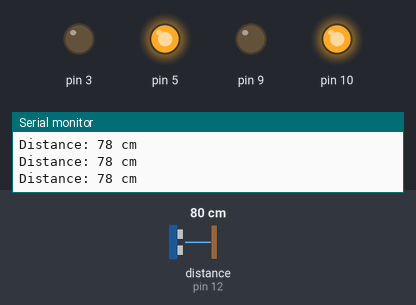
Simulated run of this sketch. Board: Arduino Uno, built with avr-gcc and run on an emulated ATmega328P. Parts: output pins drawn as LEDs (lit = HIGH), the last lines printed to the serial monitor. Wiring (inferred from the names in the program): ultrasonic range finder: trigger pin 11; echo pin 12. Inputs (shaded band) come from the test bench; at power-on: distance to the obstacle (sensor on pin 12) 80 cm. The echo pulse lasts 58.3 µs per cm; pins used as bus, display or sensor lines are not drawn.

Above: at 1.2 s.
1.3 s: distance to the obstacle (sensor on pin 12) set to 13 cm
4.3 s: distance to the obstacle (sensor on pin 12) set to 10 cm
At 5.5 s:
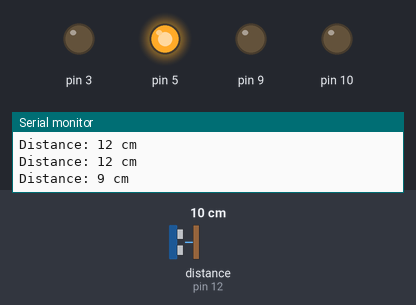
Timing chart, 0 to 7.3 s (numbered marks = the images above; inputs shaded):
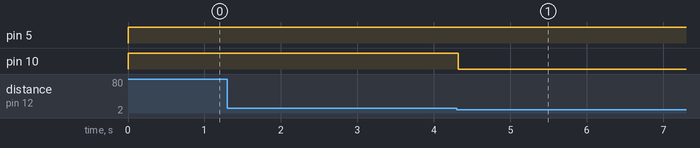

The sketch:

Rover_Code.ino
```cpp
// ---------------------------------------------------------------- //
// Arduino Ultrasoninc Sensor HC-SR04
// Re-writed by Arbi Abdul Jabbaar
// Using Arduino IDE 1.8.7
// Using HC-SR04 Module
// Tested on 17 September 2019
// ---------------------------------------------------------------- //

#define echoPin 12 // attach pin D2 Arduino to pin Echo of HC-SR04
#define trigPin 11 //attach pin D3 Arduino to pin Trig of HC-SR04

// defines variables
long duration; // variable for the duration of sound wave travel
int distance; // variable for the distance measurement

void setup() {
  pinMode(3, OUTPUT);
  pinMode(5, OUTPUT);
    pinMode(10, OUTPUT);
  pinMode(9, OUTPUT);
  pinMode(trigPin, OUTPUT); // Sets the trigPin as an OUTPUT
  pinMode(echoPin, INPUT); // Sets the echoPin as an INPUT
  Serial.begin(9600); // // Serial Communication is starting with 9600 of baudrate speed
  Serial.println("Ultrasonic Sensor HC-SR04 Test"); // print some text in Serial Monitor
  Serial.println("with Arduino UNO R3");
}
void loop() {
  // Clears the trigPin condition
  digitalWrite(trigPin, LOW);
  delayMicroseconds(2);
  // Sets the trigPin HIGH (ACTIVE) for 10 microseconds
  digitalWrite(trigPin, HIGH);
  delayMicroseconds(10);
  digitalWrite(trigPin, LOW);
  // Reads the echoPin, returns the sound wave travel time in microseconds
  duration = pulseIn(echoPin, HIGH);
  // Calculating the distance
  distance = duration * 0.034 / 2; // Speed of sound wave divided by 2 (go and back)
  // Displays the distance on the Serial Monitor
  Serial.print("Distance: ");
  Serial.print(distance);
  Serial.println(" cm");
  if(distance > 10){
    digitalWrite(5,HIGH);
    digitalWrite(3, LOW);
    digitalWrite(10,HIGH);
    digitalWrite(9, LOW);
  }
  else{
    digitalWrite(5, HIGH);
    digitalWrite(3, LOW);
    digitalWrite(10, LOW);
    digitalWrite(9, LOW);
    delay(6000);
  }
}
```

Measured:
- the behaviour switches between 12 and 11 cm on distance to the obstacle (sensor on pin 12) (found by bisection; images 0 and 1)
- after the input at 4.3 s, pin 10: HIGH → LOW at once
